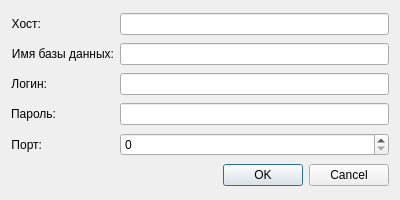
<?xml version="1.0" encoding="UTF-8"?>
<ui version="4.0">
 <class>DbConnectParamsCtrl</class>
 <widget class="QDialog" name="DbConnectParamsCtrl">
  <property name="geometry">
   <rect>
    <x>0</x>
    <y>0</y>
    <width>400</width>
    <height>200</height>
   </rect>
  </property>
  <property name="windowTitle">
   <string>Параметры подключения к базе данных</string>
  </property>
  <layout class="QGridLayout" name="gridLayout">
   <item row="0" column="0">
    <widget class="QLabel" name="lb_host">
     <property name="sizePolicy">
      <sizepolicy hsizetype="Fixed" vsizetype="Minimum">
       <horstretch>35</horstretch>
       <verstretch>0</verstretch>
      </sizepolicy>
     </property>
     <property name="text">
      <string>Хост:</string>
     </property>
     <property name="alignment">
      <set>Qt::AlignmentFlag::AlignRight|Qt::AlignmentFlag::AlignTrailing|Qt::AlignmentFlag::AlignVCenter</set>
     </property>
    </widget>
   </item>
   <item row="0" column="1">
    <widget class="QLineEdit" name="le_host">
     <property name="sizePolicy">
      <sizepolicy hsizetype="Minimum" vsizetype="Fixed">
       <horstretch>0</horstretch>
       <verstretch>0</verstretch>
      </sizepolicy>
     </property>
    </widget>
   </item>
   <item row="1" column="0">
    <widget class="QLabel" name="lb_dbName">
     <property name="sizePolicy">
      <sizepolicy hsizetype="Maximum" vsizetype="Preferred">
       <horstretch>0</horstretch>
       <verstretch>0</verstretch>
      </sizepolicy>
     </property>
     <property name="text">
      <string>Имя базы данных:</string>
     </property>
     <property name="alignment">
      <set>Qt::AlignmentFlag::AlignRight|Qt::AlignmentFlag::AlignTrailing|Qt::AlignmentFlag::AlignVCenter</set>
     </property>
    </widget>
   </item>
   <item row="1" column="1">
    <widget class="QLineEdit" name="le_dbName">
     <property name="sizePolicy">
      <sizepolicy hsizetype="Preferred" vsizetype="Fixed">
       <horstretch>0</horstretch>
       <verstretch>0</verstretch>
      </sizepolicy>
     </property>
    </widget>
   </item>
   <item row="2" column="0">
    <widget class="QLabel" name="lb_login">
     <property name="sizePolicy">
      <sizepolicy hsizetype="Maximum" vsizetype="Preferred">
       <horstretch>0</horstretch>
       <verstretch>0</verstretch>
      </sizepolicy>
     </property>
     <property name="text">
      <string>Логин:</string>
     </property>
     <property name="alignment">
      <set>Qt::AlignmentFlag::AlignRight|Qt::AlignmentFlag::AlignTrailing|Qt::AlignmentFlag::AlignVCenter</set>
     </property>
    </widget>
   </item>
   <item row="2" column="1">
    <widget class="QLineEdit" name="le_login">
     <property name="sizePolicy">
      <sizepolicy hsizetype="Preferred" vsizetype="Fixed">
       <horstretch>0</horstretch>
       <verstretch>0</verstretch>
      </sizepolicy>
     </property>
    </widget>
   </item>
   <item row="3" column="0">
    <widget class="QLabel" name="lb_pass">
     <property name="sizePolicy">
      <sizepolicy hsizetype="Maximum" vsizetype="Preferred">
       <horstretch>0</horstretch>
       <verstretch>0</verstretch>
      </sizepolicy>
     </property>
     <property name="text">
      <string>Пароль:</string>
     </property>
     <property name="alignment">
      <set>Qt::AlignmentFlag::AlignRight|Qt::AlignmentFlag::AlignTrailing|Qt::AlignmentFlag::AlignVCenter</set>
     </property>
    </widget>
   </item>
   <item row="3" column="1">
    <widget class="QLineEdit" name="le_pass">
     <property name="sizePolicy">
      <sizepolicy hsizetype="Preferred" vsizetype="Fixed">
       <horstretch>0</horstretch>
       <verstretch>0</verstretch>
      </sizepolicy>
     </property>
    </widget>
   </item>
   <item row="4" column="0">
    <widget class="QLabel" name="lb_port">
     <property name="sizePolicy">
      <sizepolicy hsizetype="Maximum" vsizetype="Preferred">
       <horstretch>0</horstretch>
       <verstretch>0</verstretch>
      </sizepolicy>
     </property>
     <property name="text">
      <string>Порт:</string>
     </property>
     <property name="alignment">
      <set>Qt::AlignmentFlag::AlignRight|Qt::AlignmentFlag::AlignTrailing|Qt::AlignmentFlag::AlignVCenter</set>
     </property>
    </widget>
   </item>
   <item row="4" column="1">
    <widget class="QSpinBox" name="spB_port">
     <property name="sizePolicy">
      <sizepolicy hsizetype="Preferred" vsizetype="Fixed">
       <horstretch>0</horstretch>
       <verstretch>0</verstretch>
      </sizepolicy>
     </property>
     <property name="maximum">
      <number>65535</number>
     </property>
    </widget>
   </item>
   <item row="5" column="0" colspan="2">
    <widget class="QDialogButtonBox" name="buttonBox">
     <property name="orientation">
      <enum>Qt::Orientation::Horizontal</enum>
     </property>
     <property name="standardButtons">
      <set>QDialogButtonBox::StandardButton::Cancel|QDialogButtonBox::StandardButton::Ok</set>
     </property>
     <property name="centerButtons">
      <bool>false</bool>
     </property>
    </widget>
   </item>
  </layout>
 </widget>
 <resources/>
 <connections>
  <connection>
   <sender>buttonBox</sender>
   <signal>rejected()</signal>
   <receiver>DbConnectParamsCtrl</receiver>
   <slot>close()</slot>
   <hints>
    <hint type="sourcelabel">
     <x>199</x>
     <y>177</y>
    </hint>
    <hint type="destinationlabel">
     <x>199</x>
     <y>99</y>
    </hint>
   </hints>
  </connection>
 </connections>
</ui>
